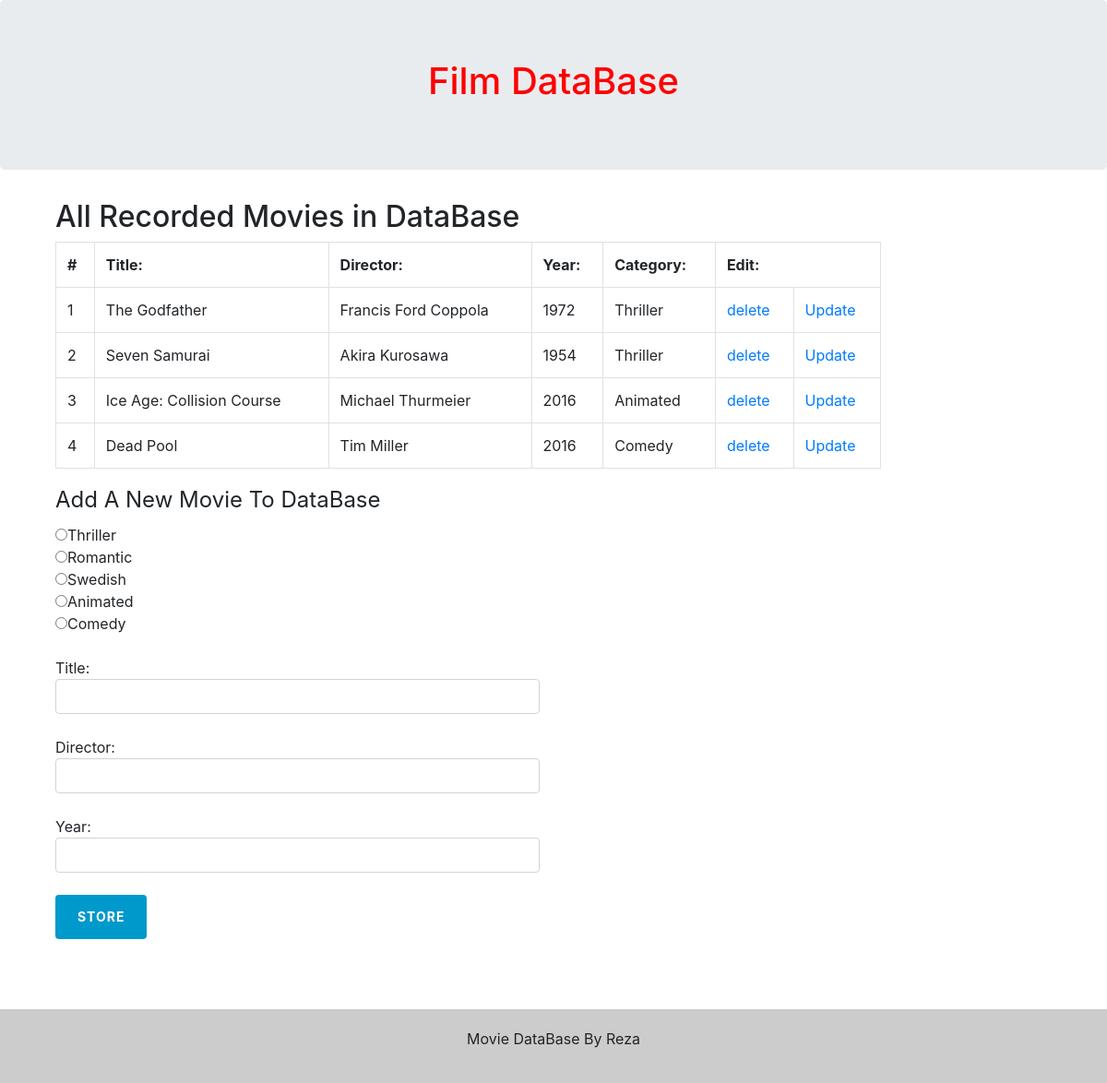
The page / on the database its author committed.
### tables this page shows
CREATE TABLE `bibliotek` (
  `id` int(11) NOT NULL,
  `title` text NOT NULL,
  `director` text NOT NULL,
  `year` int(11) NOT NULL,
  `categoryID` int(11) NOT NULL
);

CREATE TABLE `categories` (
  `text` text NOT NULL,
  `categoryID` int(11) NOT NULL
);

### index.php (the view, shortened to what this page needs)
<?php
require_once('action/create.php');
$no = 1;
$sql = "SELECT *
FROM bibliotek
INNER JOIN categories
ON bibliotek.categoryID = categories.categoryID
";
$stmt = $conn->prepare($sql);
$stmt->execute();
$result = $stmt->get_result();
?>
<!DOCTYPE html>
<html lang="en">
    <head>
        <link rel="stylesheet" href="https://maxcdn.bootstrapcdn.com/bootstrap/4.0.0-alpha.6/css/bootstrap.min.css">
        <link href="css/style.css" rel="stylesheet">
    </head>
    <body>
        <div class="jumbotron">
            <div class="container text-center">
                <h1>Film DataBase</h1>
            </div>
        </div>
        <div class="container">
            <div class="col-sm-10">
                <h2>All Recorded Movies in DataBase</h2>
                <table class="table table-bordered table-hover">
                    <tr>
                        <th># </th>
                        <th>Title: </th>
                        <th>Director: </th>
                        <th>Year: </th>
                        <th>Category: </th>
                        <th colspan="2">Edit: </th>
                    </tr>
                    <?php
                        while($row = $result->fetch_assoc()){
                            echo
                                "<tr>
                                    <td>" . $no++ . "</td>
                                    <td>" . $row['title'] . "</td>
                                    <td>" . $row['director'] . "</td>
                                    <td>" . $row['year'] . "</td>
                                    <td>" . $row['text'] . "</td>
                                    <td><a href='remove.php?Did=".$row['id']."'>delete</a>" . "</td>
                                    <td><a href='edit.php?Did=".$row['id']."'>Update</a>" . "</td>
                                </tr>";
                        }
                    ?>
                </table>
            </div>
            <div class="col-sm-6">
                <fieldset>
                    <legend>Add A New Movie To DataBase</legend>
                    <form action="action/create.php" method="POST" class="form-group">
                        <input type="radio" name="val" value="1">Thriller</input><br>
                        <input type="radio" name="val"value="2">Romantic</input><br>
                        <input type="radio" name="val" value="3">Swedish</input><br>
                        <input type="radio" name="val" value="4">Animated</input><br>
                        <input type="radio" name="val" value="5">Comedy</input><br><br>
                        Title:   <input class="form-control" type="text" name="title"></input><br>
                        Director:<input class="form-control" type="text" name="director"></input><br>
                        Year:    <input class="form-control" type="text" name="year"></input><br>
                        <input class="btn btn-default" type="submit" name="submit" value="Store"></input>
                    </form>
                </fieldset>
            </div>
        </div>
        <footer class="container-fluid text-center">
            <p>Movie DataBase By Reza</p>
        </footer>
    </body>
</html>

### css/style.css (style rules this page uses)
html, body { height: 100% }
.container .h1, .container h1 { color: red; }
footer { padding: 20px; margin-top: 60px; background: #ccc; }
.btn-default { color: #fff; background-color: #0495c9; border-color: #357ebd; }
.btn { display: inline-block; padding: 6px 12px; margin-bottom: 0; font-size: 14px; font-weight: normal; line-height: 1.42857143; text-align: center; white-space: nowrap; vertical-align: middle; cursor: pointer; -webkit-user-select: none; -moz-user-select: none; -ms-user-select: none; user-select: none; background-image: none; border: 1px solid transparent; border-radius: 4px; padding: 10px 16px; }
.btn-default { color: #fff; background-color: #428bca; border-color: #357ebd; }
.btn { padding: 14px 24px; border: 0 none; font-weight: 700; letter-spacing: 1px; text-transform: uppercase; }
.btn-default { background: #0099cc; color: #ffffff; }

### rows shown on the page
bibliotek: title "The Godfather", director "Francis Ford Coppola", year "1972", categoryID.text "Thriller"
bibliotek: title "Seven Samurai", director "Akira Kurosawa", year "1954", categoryID.text "Thriller"
bibliotek: title "Ice Age: Collision Course", director "Michael Thurmeier", year "2016", categoryID.text "Animated"
bibliotek: title "Dead Pool", director "Tim Miller", year "2016", categoryID.text "Comedy"
